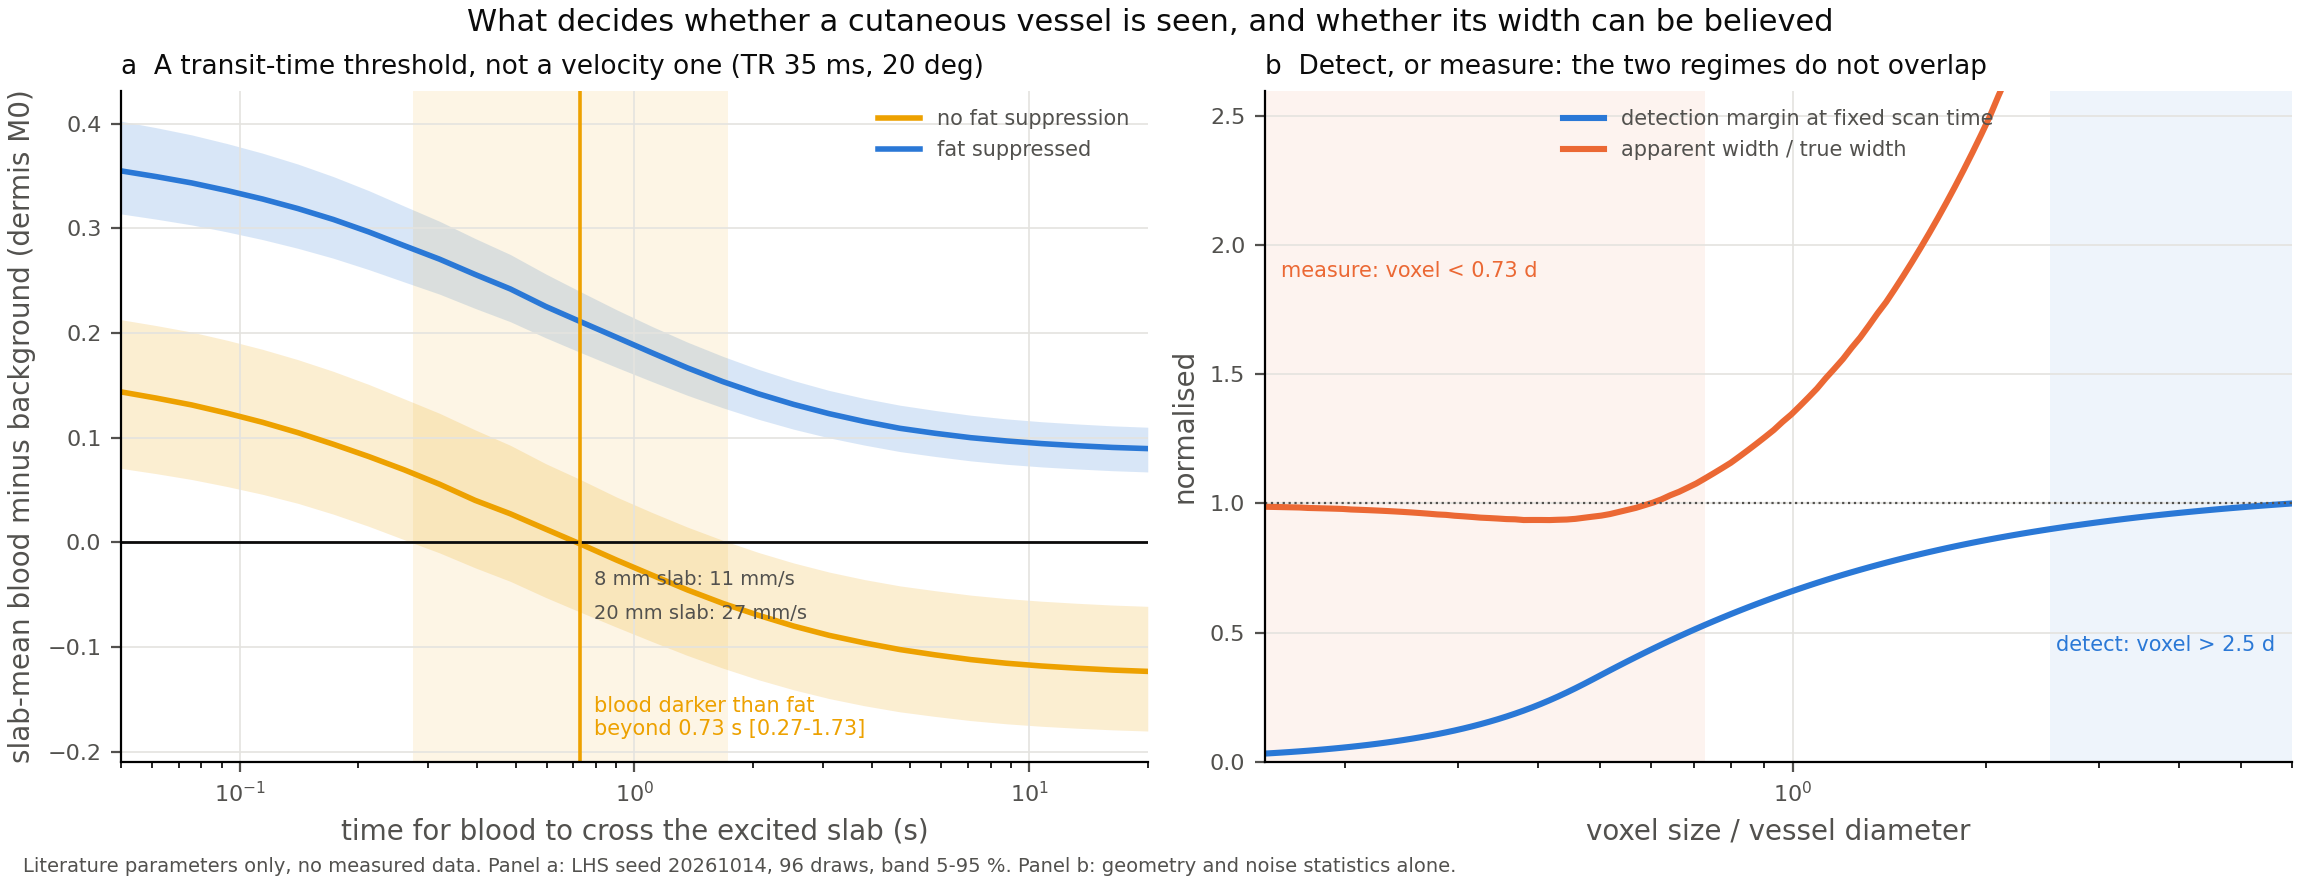

This figure's Python source:
"""General figure 2: what decides whether a cutaneous vessel is seen at all.

(a) A transit-time threshold. Against unsuppressed subcutaneous fat, inflowing
    blood is brighter only while it crosses the excited slab faster than a
    critical transit time. That threshold is a TIME, not a velocity: it barely
    moves with slab thickness, TR or flip angle, so it cannot be escaped by
    retuning the sequence. Suppressing the fat removes it altogether.

(b) Voxel size relative to vessel diameter. At fixed scan time the available
    SNR scales with voxel volume while the required SNR scales with the inverse
    peak-voxel blood fraction, and both depend on the voxel-to-diameter ratio
    alone. Detection plateaus once the voxel exceeds the vessel; apparent width
    is only truthful well below it. The two regimes do not overlap.

Run: python figures/fig_general_2_tradeoffs.py
"""
from __future__ import annotations

import math

import numpy as np
from common import INK, INK_2, SERIES, N_SHELLS, band, plt, save, style

from acquisition import Slab
from detectability import apparent_fwhm, blood_fraction
from protocols import BANDWIDTH_PER_PX_HZ, PARTITION_MM, PRISMA_XR, RF_DURATION_MS, fl3d1r_timing
from sequences.base import FlowGeometry, TissueSample
from sequences.prep import SaturationModule
from sequences.tof import TofSequence
from skin import Vessel
from tissues import sample_tissues

FIELDS = ("t1_ms", "t2_ms", "t2star_ms", "pd_rel", "fatsat_s", "mtc_s")
FATSAT = (SaturationModule("fatsat_s", 8.0),)
TR_MS, FLIP_DEG, SLAB_MM = 35.0, 20.0, 12.0
TRANSITS_S = np.geomspace(0.05, 20.0, 30)
RATIOS = np.geomspace(0.15, 6.0, 120)
PSF_VOXELS = 1.2
N_DRAWS_HERE = 96


def sequence(fat_sat: bool) -> TofSequence:
    """Return a spoiled-GRE TOF readout with or without a per-TR fat-saturation pulse."""
    timing = fl3d1r_timing(0.3, PARTITION_MM, BANDWIDTH_PER_PX_HZ, RF_DURATION_MS, TR_MS, PRISMA_XR)
    return TofSequence(timing=timing, flip_deg=FLIP_DEG, modules=FATSAT if fat_sat else ())


def contrast_curve(blood: TissueSample, background: TissueSample, fat_sat: bool) -> np.ndarray:
    """Return signed slab-mean blood minus background against slab transit time."""
    seq = sequence(fat_sat)
    slab = Slab(thickness_mm=SLAB_MM, orientation_deg=90.0)
    vessel = Vessel(depth_mm=5.0, polar_deg=90.0, azimuth_deg=0.0, diameter_mm=0.3)
    g = seq.static_signal(background)
    out = []
    for transit in TRANSITS_S:
        flow = FlowGeometry(vessel, slab, SLAB_MM / transit, N_SHELLS, SLAB_MM * 1.001)
        blood_signal = np.mean(seq.blood_signal(blood, flow, np.linspace(0.0, flow.path_mm(), 32)), axis=0)
        out.append(blood_signal - g)
    return np.array(out)


def threshold_s(blood: TissueSample, background: TissueSample, fat_sat: bool = False) -> float:
    """Return the transit time at which slab-mean blood equals the background, 0 if it never falls below."""
    seq = sequence(fat_sat)
    slab = Slab(thickness_mm=SLAB_MM, orientation_deg=90.0)
    vessel = Vessel(depth_mm=5.0, polar_deg=90.0, azimuth_deg=0.0, diameter_mm=0.3)
    g = float(seq.static_signal(background))

    def diff(transit: float) -> float:
        flow = FlowGeometry(vessel, slab, SLAB_MM / transit, N_SHELLS, SLAB_MM * 1.001)
        return float(np.mean(seq.blood_signal(blood, flow, np.linspace(0.0, flow.path_mm(), 32)))) - g

    lo, hi = 1e-3, 200.0
    if diff(hi) >= 0:
        return math.inf
    if diff(lo) <= 0:
        return 0.0
    for _ in range(36):
        mid = math.sqrt(lo * hi)
        lo, hi = (lo, mid) if diff(mid) < 0 else (mid, hi)
    return math.sqrt(lo * hi)


def samples() -> list[tuple[TissueSample, TissueSample]]:
    """Return paired blood and hypodermis samples from one Latin-hypercube draw."""
    tissues, _ = sample_tissues(["arterial_blood", "hypodermis"], N_DRAWS_HERE, 20261014)
    pairs = []
    for i in range(N_DRAWS_HERE):
        pairs.append(tuple(
            TissueSample(key, **{f: float(np.atleast_1d(getattr(tissues[key], f))[i]) for f in FIELDS})
            for key in ("arterial_blood", "hypodermis")))
    return pairs


def panel_a(ax, pairs) -> None:
    """Draw signed contrast against slab transit time, with and without fat suppression."""
    for fat_sat, colour, label in ((False, SERIES[3], "no fat suppression"), (True, SERIES[0], "fat suppressed")):
        curves = np.stack([contrast_curve(b, g, fat_sat) for b, g in pairs], axis=-1)
        band(ax, TRANSITS_S, curves, colour, label)
    ax.axhline(0.0, color=INK, lw=1.0)
    thresholds = np.array([threshold_s(b, g, False) for b, g in pairs])
    finite = thresholds[np.isfinite(thresholds) & (thresholds > 0)]
    lo, mid, hi = np.percentile(finite, [5, 50, 95])
    ax.axvspan(lo, hi, color=SERIES[3], alpha=0.10, lw=0)
    ax.axvline(mid, color=SERIES[3], lw=1.3)
    ax.annotate(f"blood darker than fat\nbeyond {mid:.2f} s [{lo:.2f}-{hi:.2f}]",
                (mid, ax.get_ylim()[0]), xytext=(5, 8), textcoords="offset points",
                fontsize=7.5, color=SERIES[3], ha="left", va="bottom")
    for slab in (8.0, 20.0):
        ax.annotate(f"{slab:g} mm slab: {slab / mid:.0f} mm/s", (mid, 0), xytext=(5, -10 - 12 * (slab > 10)),
                    textcoords="offset points", fontsize=7, color=INK_2, ha="left", va="top")
    ax.set(xscale="log", xlim=(TRANSITS_S[0], TRANSITS_S[-1]))
    ax.set_xlabel("time for blood to cross the excited slab (s)", color=INK_2)
    ax.set_ylabel("slab-mean blood minus background (dermis M0)", color=INK_2)
    ax.set_title(f"a  A transit-time threshold, not a velocity one (TR {TR_MS:g} ms, {FLIP_DEG:g} deg)",
                 fontsize=9.5, color=INK, loc="left")
    ax.legend(fontsize=7.5, frameon=False, labelcolor=INK_2, loc="upper right")
    style(ax)
    n = len(thresholds)
    print(f"  no fat suppression: {len(finite)}/{n} draws have a finite threshold "
          f"({np.sum(np.isinf(thresholds))} never invert, {np.sum(thresholds == 0)} always dark); "
          f"threshold {mid:.2f} s [{lo:.2f}-{hi:.2f}]")
    with_fat = np.array([threshold_s(b, g, True) for b, g in pairs])
    inverting = np.sum(np.isfinite(with_fat) & (with_fat > 0)) + np.sum(with_fat == 0)
    print(f"  fat suppressed: {inverting}/{n} draws are ever darker than the background at any transit time")


def panel_b(ax) -> None:
    """Draw the detection margin and apparent-width fidelity against voxel / diameter."""
    margin = np.array([r**2 * blood_fraction(1.0, r) for r in RATIOS])
    margin /= margin.max()
    fidelity = np.array([apparent_fwhm(1.0, r, PSF_VOXELS) for r in RATIOS])
    ax.plot(RATIOS, margin, color=SERIES[0], lw=2.2, label="detection margin at fixed scan time")
    ax.plot(RATIOS, fidelity, color=SERIES[1], lw=2.2, label="apparent width / true width")
    ax.axhline(1.0, color=INK_2, lw=0.8, ls=":")
    detect_from = RATIOS[np.argmax(margin >= 0.9)]
    measure_below = RATIOS[::-1][np.argmax(fidelity[::-1] <= 1.1)]
    ax.axvspan(detect_from, RATIOS[-1], color=SERIES[0], alpha=0.08, lw=0)
    ax.axvspan(RATIOS[0], measure_below, color=SERIES[1], alpha=0.08, lw=0)
    ax.annotate(f"detect: voxel > {detect_from:.1f} d", (RATIOS[-1], 0.45), xytext=(-6, 0),
                textcoords="offset points", fontsize=7.5, color=SERIES[0], ha="right", va="center")
    ax.annotate(f"measure: voxel < {measure_below:.2f} d", (RATIOS[0], 1.9), xytext=(6, 0),
                textcoords="offset points", fontsize=7.5, color=SERIES[1], ha="left", va="center")
    ax.set(xscale="log", xlim=(RATIOS[0], RATIOS[-1]), ylim=(0, 2.6))
    ax.set_xlabel("voxel size / vessel diameter", color=INK_2)
    ax.set_ylabel("normalised", color=INK_2)
    ax.set_title("b  Detect, or measure: the two regimes do not overlap", fontsize=9.5, color=INK, loc="left")
    ax.legend(fontsize=7.5, frameon=False, labelcolor=INK_2, loc="upper center")
    style(ax)
    print(f"  detection within 10 % of best for voxel > {detect_from:.2f} d; width within 10 % of true for "
          f"voxel < {measure_below:.2f} d; gap {detect_from / measure_below:.1f}x")


def main() -> None:
    """Build both panels and report the numbers."""
    pairs = samples()
    fig, axes = plt.subplots(1, 2, figsize=(11.5, 4.4), constrained_layout=True)
    print("a  transit-time threshold")
    panel_a(axes[0], pairs)
    print("b  voxel size")
    panel_b(axes[1])
    fig.suptitle("What decides whether a cutaneous vessel is seen, and whether its width can be believed",
                 fontsize=11, color=INK)
    save(fig, "fig_general_2_tradeoffs", n=N_DRAWS_HERE,
         note=f"Literature parameters only, no measured data. Panel a: LHS seed 20261014, {N_DRAWS_HERE} draws, "
              "band 5-95 %. Panel b: geometry and noise statistics alone.")


if __name__ == "__main__":
    main()
